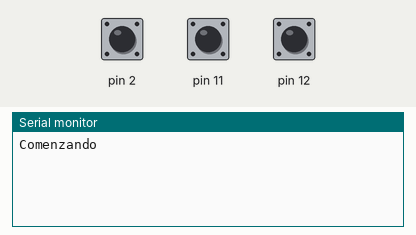
This sketch was run on a simulated Arduino Uno, built with avr-gcc and run on an emulated ATmega328P. Shown: the last lines printed to the serial monitor. The inputs (shaded band) are chosen by the test bench; at power-on: pin 2 HIGH, pin 11 HIGH, pin 12 HIGH.

Above: at 1.2 s.
1.3 s: pin 2 pulled LOW for 0.15 s
At 1.8 s:
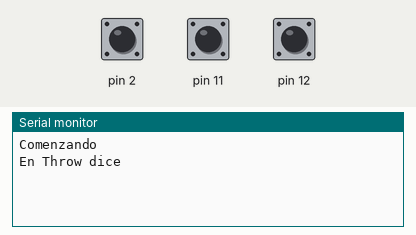
At 3.9 s:
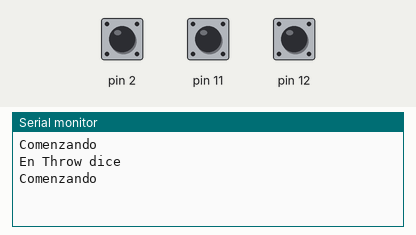

Measured:
- after the input at 1.3 s, the serial monitor: prints a new line at once (image 1)

The sketch:

Generala.ino
```cpp
#include <Generala.h>

int dice1[4] = {3,4,5,6};
int dice2[4] = {7,8,9,10};
Generala juego = Generala(2,dice1,dice2);;


void setup() {
Serial.begin(9600);
}

void loop() {
  Serial.println("Comenzando");
  juego.twoDiceConcurrently();

}
```
